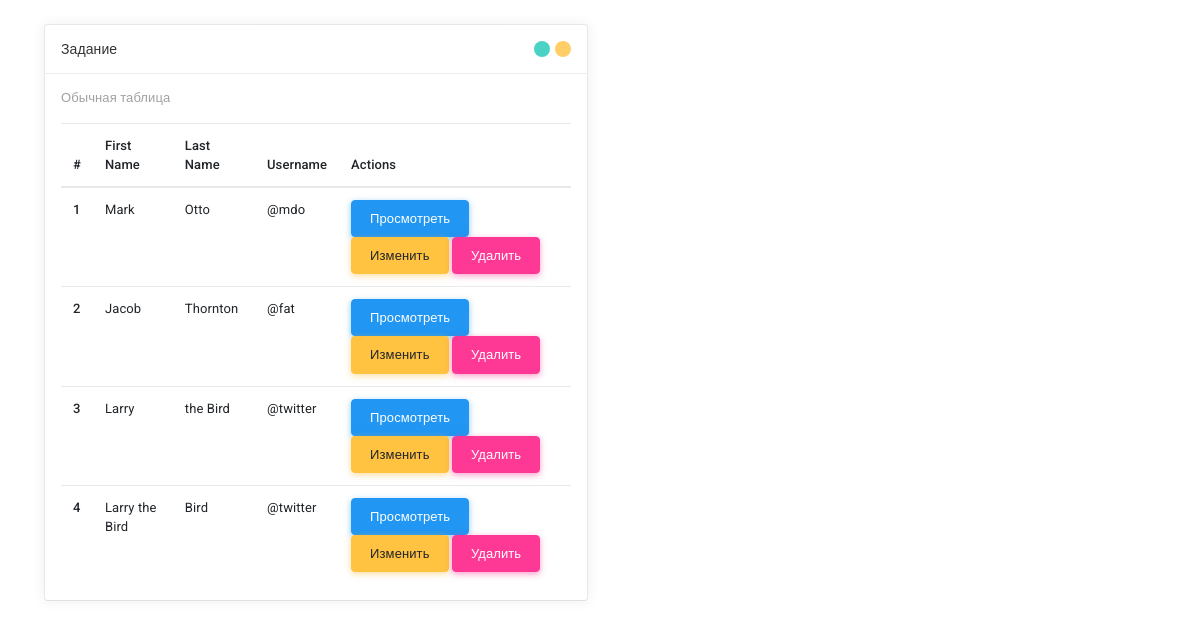
/task_10.php, run on the app's committed database.
### tables this page shows
CREATE TABLE `tasks` (
  `id` int(11) NOT NULL,
  `first_name` varchar(255) NOT NULL,
  `last_name` varchar(255) NOT NULL,
  `username` varchar(255) NOT NULL
);

### task_10.php (the view, shortened to what this page needs)
<!DOCTYPE html>
<html lang="en">
<head>
        <link id="vendorsbundle" rel="stylesheet" media="screen, print" href="css/vendors.bundle.css">
        <link id="appbundle" rel="stylesheet" media="screen, print" href="css/app.bundle.css">
        <link id="myskin" rel="stylesheet" media="screen, print" href="css/skins/skin-master.css">
        <link rel="stylesheet" media="screen, print" href="css/statistics/chartist/chartist.css">
        <link rel="stylesheet" media="screen, print" href="css/miscellaneous/lightgallery/lightgallery.bundle.css">
        <link rel="stylesheet" media="screen, print" href="css/fa-solid.css">
        <link rel="stylesheet" media="screen, print" href="css/fa-brands.css">
        <link rel="stylesheet" media="screen, print" href="css/fa-regular.css">
    </head>
    <body class="mod-bg-1 mod-nav-link ">
        <main id="js-page-content" role="main" class="page-content">
            <div class="col-md-6">
                <div id="panel-1" class="panel">
                    <div class="panel-hdr">
                        <h2>
                            Задание
                        </h2>
                        <div class="panel-toolbar">
                            <button class="btn btn-panel waves-effect waves-themed" data-action="panel-collapse" data-toggle="tooltip" data-offset="0,10" data-original-title="Collapse"></button>
                            <button class="btn btn-panel waves-effect waves-themed" data-action="panel-fullscreen" data-toggle="tooltip" data-offset="0,10" data-original-title="Fullscreen"></button>
                        </div>
                    </div>
                    <?php
                        $pdo = new PDO("mysql:host=localhost;dbname=my_project","root","");
                        $statment =  $pdo->prepare("select * from tasks");
                        $statment->execute();
                        $tasks = $statment->fetchAll(PDO::FETCH_ASSOC);
                    ?>
                    <div class="panel-container show">
                        <div class="panel-content">
                            <h5 class="frame-heading">
                                Обычная таблица
                            </h5>
                            <div class="frame-wrap">
                                <table class="table m-0">
                                    <thead>
                                        <tr>
                                            <th>#</th>
                                            <th>First Name</th>
                                            <th>Last Name</th>
                                            <th>Username</th>
                                            <th>Actions</th>
                                        </tr>
                                    </thead>
                                    <tbody>
                                    <?php foreach ($tasks as $task): ?>
                                        <tr>
                                            <th scope="row"><?= $task['id'];  ?></th>
                                            <td><?= $task['first_name'];  ?></td>
                                            <td><?= $task['last_name'];  ?></td>
                                            <td><?= $task['username'];  ?></td>
                                            <td>
                                                <a href="show.php?id=<?= $task['id'];  ?>" class="btn btn-info">Просмотреть</a>
                                                <a href="edit.php?id=<?= $task['id'];  ?>" class="btn btn-warning">Изменить</a>
                                                <a href="delete.php?id=<?= $task['id'];  ?>" class="btn btn-danger">Удалить</a>
                                            </td>
                                        </tr>
                                    <?php endforeach; ?>
                                    </tbody>
                                </table>
                            </div>
                        </div>
                    </div>
                </div>
            </div>
        </main>
    </body>
</html>

### data on the page
tasks: id "1", first_name "Mark", last_name "Otto", username "@mdo"
tasks: id "2", first_name "Jacob", last_name "Thornton", username "@fat"
tasks: id "3", first_name "Larry", last_name "the Bird", username "@twitter"
tasks: id "4", first_name "Larry the Bird", last_name "Bird", username "@twitter"
